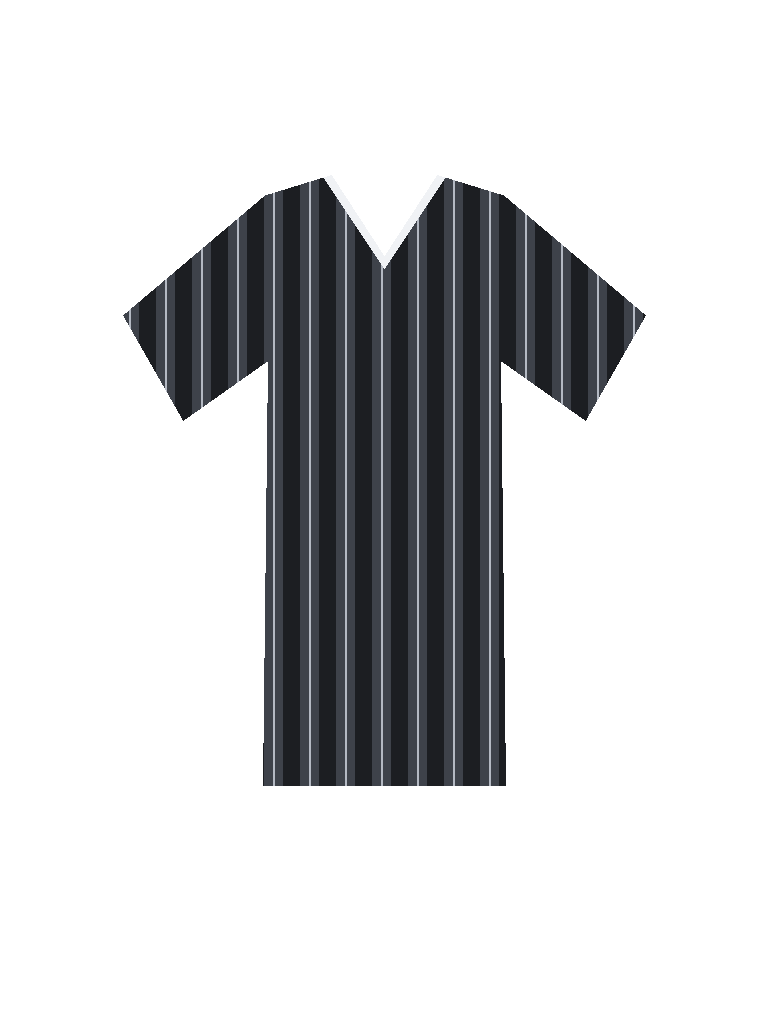
#> input picture runpod-worker/samples/jersey_padini_768x1024.png, 768 x 1024 px
$ python -i fitsync_mask.py   (imports and definitions only)
#> lines starting #> are read from the running program, lines starting #| are printed output that depends on the picture; after the words box and inside, x2 and y2 are one past the last pixel; in counts of white or black regions, pixels touching at a corner belong together
#> further down, picture is the input picture: PIL image 768x1024 RGB; mean R, G, B 210.2, 210.9, 212.3
"""
FitSync Module 4 — Mannequin-specific realism fixes for CatVTON (Phase 3 quality pass)

Why this file exists (observed on the Colab T4 run, 11 Nov 2026):
  1. Short-sleeved Jersey Padini came out with sleeves down to the forearms.
     Cause: official AutoMasker 'upper' masks torso + big arms + forearms, so the
     diffusion model is told to repaint the whole arm and fills it with fabric.
  2. Shirt hem ended in pointed / triangular shapes.
     Cause: official AutoMasker takes a convex hull of everything it masks
     (A-pose arms + torso) and then cuts out the protected legs, leaving
     diagonal hull edges and a V-notch at the crotch.
  3. Mannequin input was a raw UI screenshot (buttons, labels, small figure).

Fixes provided here (pure PIL + NumPy, no GPU needed, unit-testable on CPU):
  - reframe_mannequin_capture(): cut the mannequin out of the screenshot and
    centre it on a plain studio background at 768x1024.
  - build_fitsync_upper_mask(): rebuild the upper-body mask from DensePose body
    parts (no convex hull), with sleeve-length control and a straight hem.
"""

from typing import Any, Dict, Optional, Tuple

import numpy as np
from PIL import Image, ImageDraw, ImageFilter

CANONICAL_SIZE = (768, 1024)

SLEEVE_LENGTHS = ("auto", "sleeveless", "short_sleeve", "long_sleeve")

# DensePose part indices (same as preprocessor.DENSE_INDEX_MAP / CatVTON cloth_masker.py)
_DP_TORSO = (1, 2)
_DP_HANDS = (3, 4)
_DP_FACE = (23, 24)
_DP_BIG_ARM_LEFT = (15, 17)
_DP_BIG_ARM_RIGHT = (16, 18)
_DP_FOREARMS = (19, 20, 21, 22)

# Fraction of the upper-arm length (from the shoulder) covered by a short sleeve.
SHORT_SLEEVE_ARM_FRACTION = 0.5


# --------------------------------------------------------------------------- #
# Small helpers
# --------------------------------------------------------------------------- #
def _dilate(mask: np.ndarray, radius: int) -> np.ndarray:
    """Binary dilation with a (2r+1) square kernel using PIL's MaxFilter."""
    if radius <= 0:
        return mask.copy()
    img = Image.fromarray(mask.astype(np.uint8) * 255)
    return np.asarray(img.filter(ImageFilter.MaxFilter(2 * radius + 1))) > 0


# [8 lines left out: function _row_fill, not called in this run]


# --------------------------------------------------------------------------- #
# 1. Clean mannequin framing
# --------------------------------------------------------------------------- #
def reframe_mannequin_capture(
    image: Image.Image,
    size: Tuple[int, int] = CANONICAL_SIZE,
    fill_ratio: float = 0.90,
    diff_threshold: float = 7.0,
    background: Optional[Tuple[int, int, int]] = None,
) -> Tuple[Image.Image, Dict[str, Any]]:
    """
    Finds the mannequin in a FitSync 3D-viewer screenshot and re-renders it centred
    on a plain background, so CatVTON never sees UI chips, buttons or page whitespace.

    How it works:
      - The 3D viewer background is a smooth vertical gradient, so the median
        brightness of each row is a good background estimate.
      - Pixels clearly darker than their row background are "foreground".
      - The connected blob nearest the image centre is the mannequin (UI text is
        ignored because it is not connected to it).
      - The blob (plus its floor shadow) is scaled so it fills `fill_ratio` of the
        frame and pasted with a soft alpha edge on a flat background colour.

    Fails safe: if nothing sensible is found, the original image is returned with
    info["applied"] = False.
    """
#> called with size = (768, 1024), fill_ratio = 0.9, diff_threshold = 7
    rgb_img = image.convert("RGB")
    rgb = np.asarray(rgb_img).astype(np.float32)
    h, w = rgb.shape[:2]
#> h = 1024; w = 768
    lum = rgb.mean(axis=2)

    row_bg = np.median(lum, axis=1, keepdims=True)
#> row_bg = 1024 values, max 255 at index 0, min 67.33 at index 268, mean 234.2
    fg = (row_bg - lum) > diff_threshold
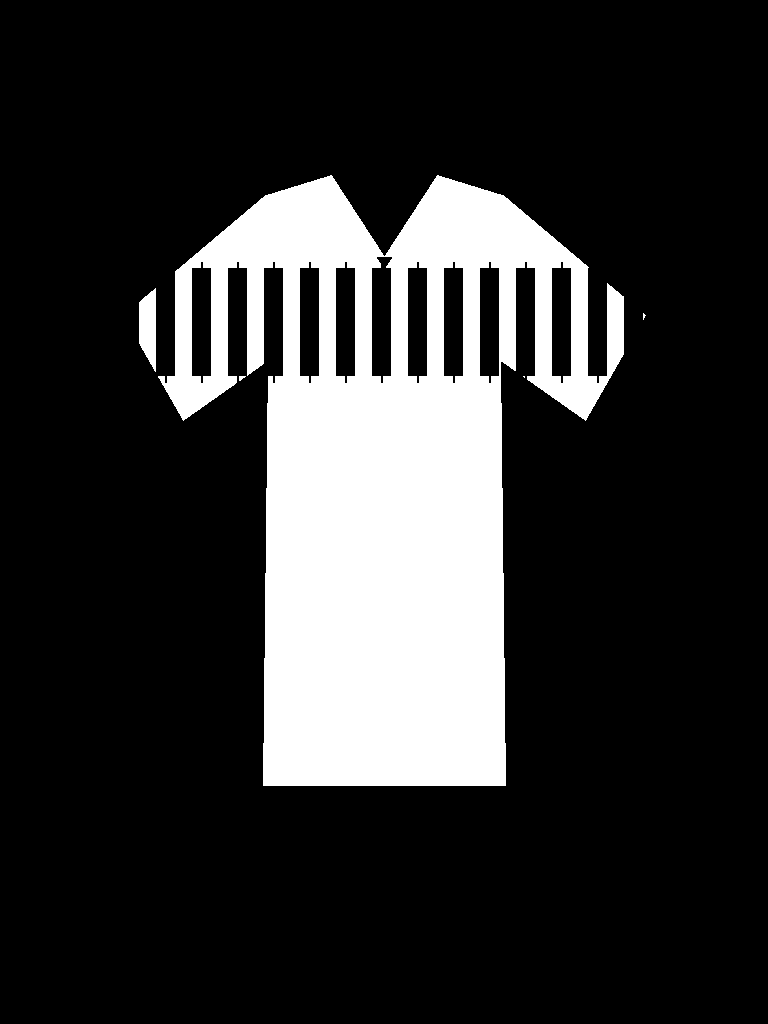
#> fg: shape (1024, 768) bool; 18.9% white; 5 white regions (2 under 20 px), largest, box (x1, y1, x2, y2) and area: (158, 175, 624, 786) 147155, (139, 288, 156, 372) 1080, (239, 376, 246, 381) 22
    fg_img = Image.fromarray(fg.astype(np.uint8) * 255).filter(ImageFilter.MaxFilter(5))
#> fg_img: PIL image 768x1024 L; 20.3% white; 2 white regions, box (x1, y1, x2, y2) and area: (137, 173, 626, 788) 159898, (641, 311, 648, 322) 68
    fg_arr = np.asarray(fg_img) > 0

    ys, xs = np.nonzero(fg_arr)
    if len(ys) == 0:
        return rgb_img, {"applied": False, "reason": "no_foreground_found"}

    # Seed = foreground pixel closest to the image centre
    k = int(np.argmin((ys - h / 2.0) ** 2 + (xs - w / 2.0) ** 2))
#> k = 92778
    comp_img = fg_img.copy()
    ImageDraw.floodfill(comp_img, (int(xs[k]), int(ys[k])), 128, thresh=0)
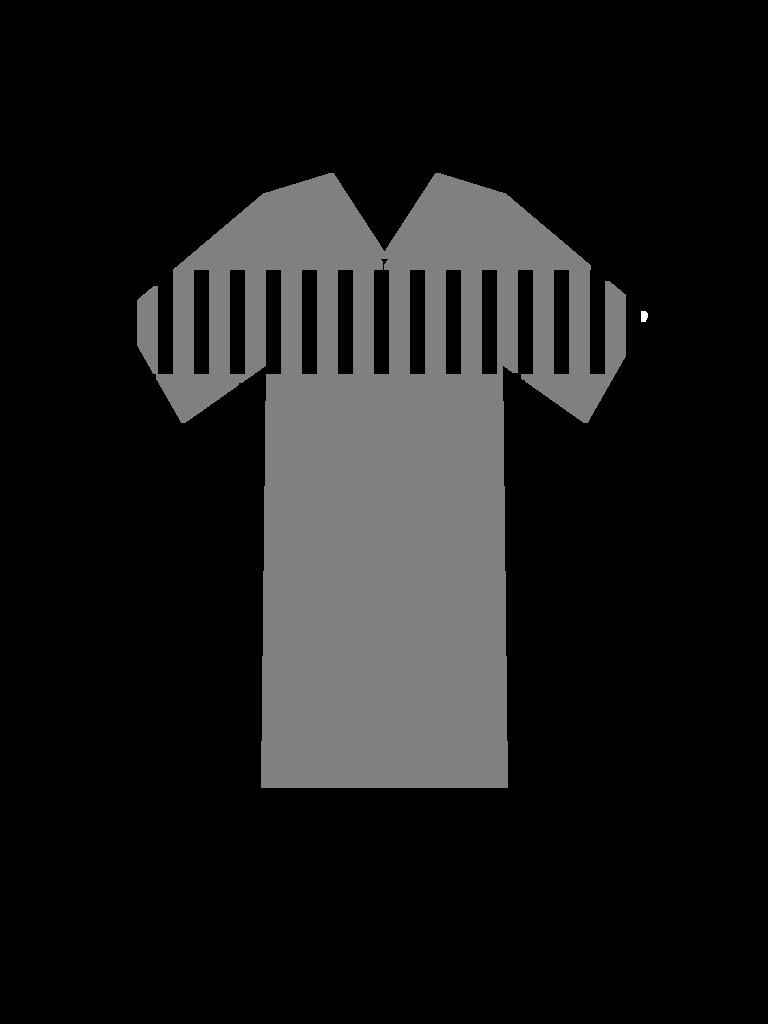
#> comp_img: PIL image 768x1024 L; min 0, max 255, mean 26
    comp = np.asarray(comp_img) == 128
#> comp: shape (1024, 768) bool; 20.3% white; 1 white region, box (x1, y1, x2, y2) and area: (137, 173, 626, 788) 159898

    cys, cxs = np.nonzero(comp)
    x0, x1, y0, y1 = int(cxs.min()), int(cxs.max()), int(cys.min()), int(cys.max())
#> x0 = 137; x1 = 625; y0 = 173; y1 = 787
    bw, bh = x1 - x0 + 1, y1 - y0 + 1
#> bw = 489; bh = 615
    area_ratio = comp.sum() / float(h * w)
#> area_ratio = 0.203

    # Sanity checks: a standing mannequin is tall, not tiny, and not the whole frame
    if area_ratio < 0.02 or bh < 0.25 * h or bh <= bw or (bw > 0.95 * w and bh > 0.95 * h):
        return rgb_img, {
            "applied": False,
            "reason": "implausible_mannequin_bbox",
            "bbox": [x0, y0, x1, y1],
            "area_ratio": round(float(area_ratio), 4),
        }

    # Fill interior holes (flood the outside from a border pixel)
    padded = Image.new("L", (w + 2, h + 2), 0)
#> padded: PIL image 770x1026 L; every value is 0
    padded.paste(Image.fromarray(comp.astype(np.uint8) * 255), (1, 1))
#> padded: PIL image 770x1026 L; 20.2% white; 1 white region, box (x1, y1, x2, y2) and area: (138, 174, 627, 789) 159898
    ImageDraw.floodfill(padded, (0, 0), 77, thresh=0)
    solid = np.asarray(padded)[1:-1, 1:-1] != 77
#> solid: shape (1024, 768) bool; 22.1% white; 1 white region, box (x1, y1, x2, y2) and area: (137, 173, 626, 788) 173964

    if background is None:
        ring = _dilate(solid, 7) & ~solid
#> in _dilate, `return np.asarray(img.filter(ImageFilter.MaxFilter(2 * radius + 1))) > 0`: returned value: shape (1024, 768) bool; 25.1% white; 1 white region, box (x1, y1, x2, y2) and area: (130, 166, 633, 795) 197724
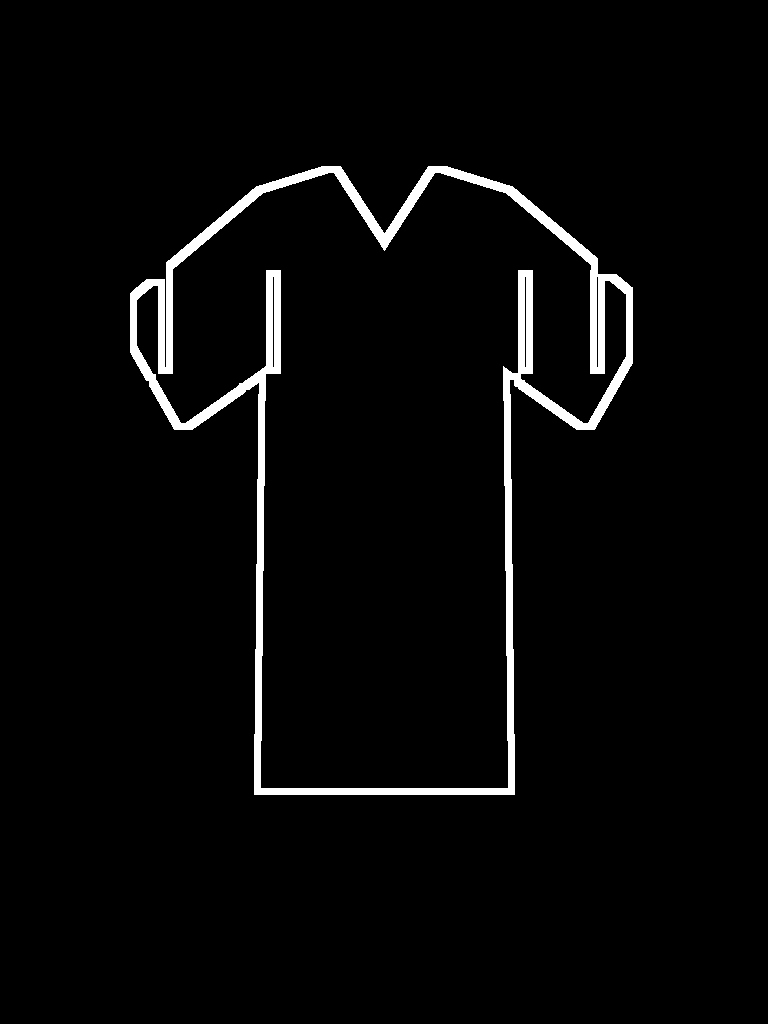
#> ring: shape (1024, 768) bool; 3% white; 1 white region, box (x1, y1, x2, y2) and area: (130, 166, 633, 795) 23760
        background = tuple(int(v) for v in np.median(rgb[ring], axis=0)) if ring.any() else (240, 240, 240)
#> background = (255, 255, 255)

    alpha = (
        Image.fromarray(solid.astype(np.uint8) * 255)
        .filter(ImageFilter.MinFilter(3))   # undo the MaxFilter growth
        .filter(ImageFilter.GaussianBlur(1.5))  # soft, anti-aliased edge
    )

    figure = rgb_img.crop((x0, y0, x1 + 1, y1 + 1))
    alpha = alpha.crop((x0, y0, x1 + 1, y1 + 1))
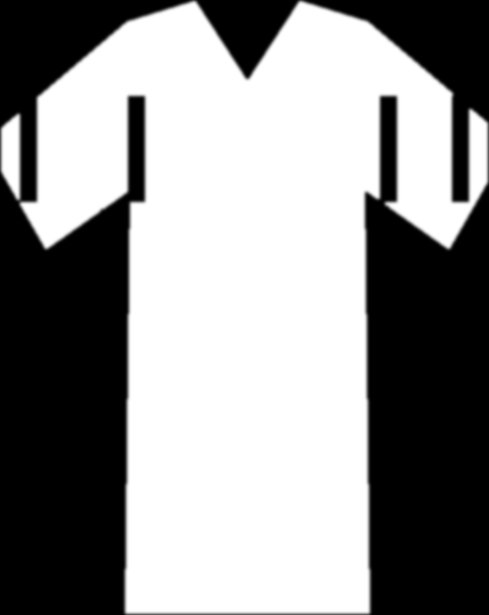
#> alpha: PIL image 489x615 L; min 0, max 255, mean 144.5
    tw, th = size
    scale = min(fill_ratio * th / bh, fill_ratio * tw / bw)
#> scale = 1.41
    nw, nh = max(1, round(bw * scale)), max(1, round(bh * scale))
#> nw = 691; nh = 869
    figure = figure.resize((nw, nh), Image.LANCZOS)
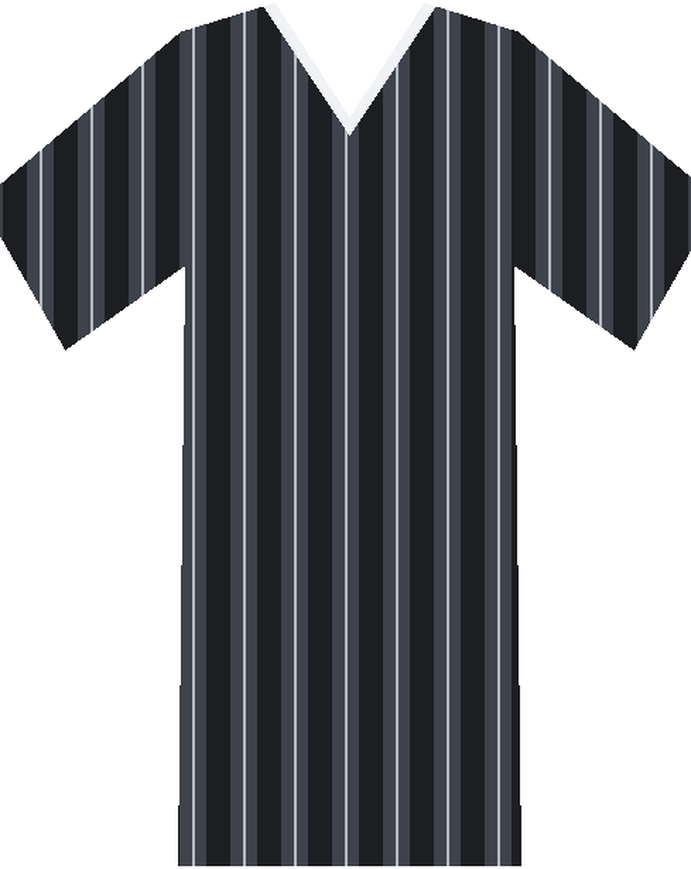
#> figure: PIL image 691x869 RGB; mean R, G, B 138.3, 140.1, 143.8
    alpha = alpha.resize((nw, nh), Image.LANCZOS)
#> alpha: PIL image 691x869 L

    out = Image.new("RGB", size, background)
#> out: PIL image 768x1024 RGB; every value is 255
    out.paste(figure, ((tw - nw) // 2, (th - nh) // 2), alpha)
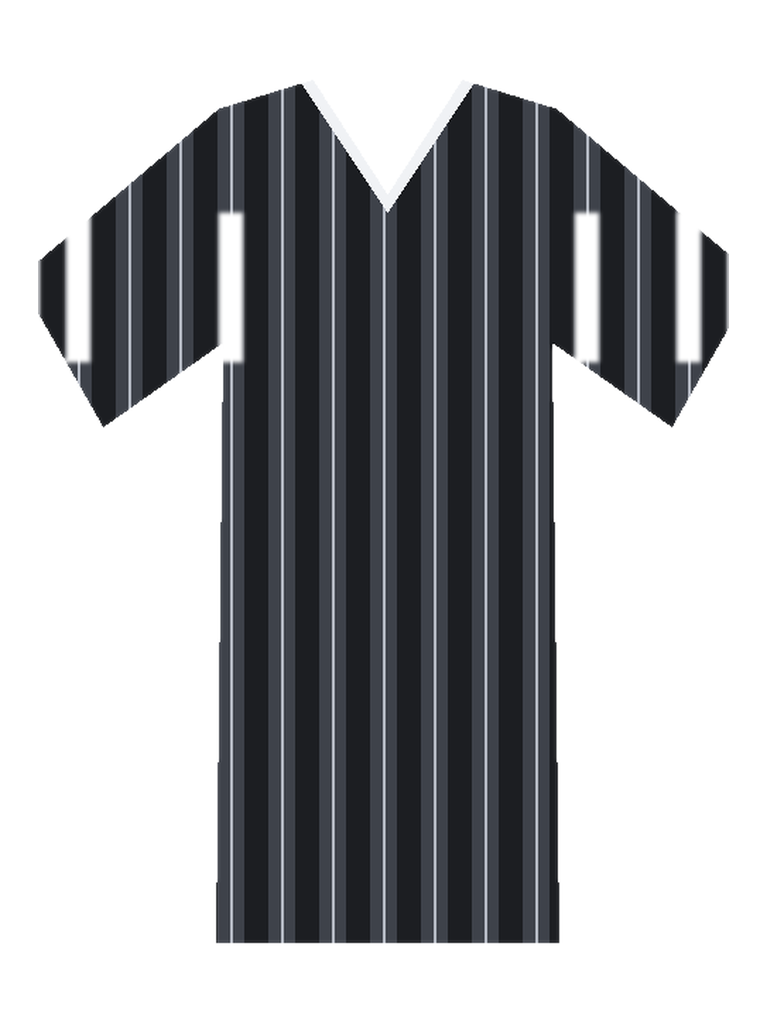
#> out: PIL image 768x1024 RGB; mean R, G, B 169.3, 170.6, 173.3
    return out, {
        "applied": True,
        "source_bbox": [x0, y0, x1, y1],
        "scale": round(float(scale), 3),
        "background_rgb": list(background),
    }


# --------------------------------------------------------------------------- #
# 2. Realistic upper-body garment mask
# --------------------------------------------------------------------------- #
# [111 lines left out: function build_fitsync_upper_mask, not called in this run]

>>> from PIL import Image
>>> picture = Image.open('samples/jersey_padini_768x1024.png')
>>> result = reframe_mannequin_capture(picture)
